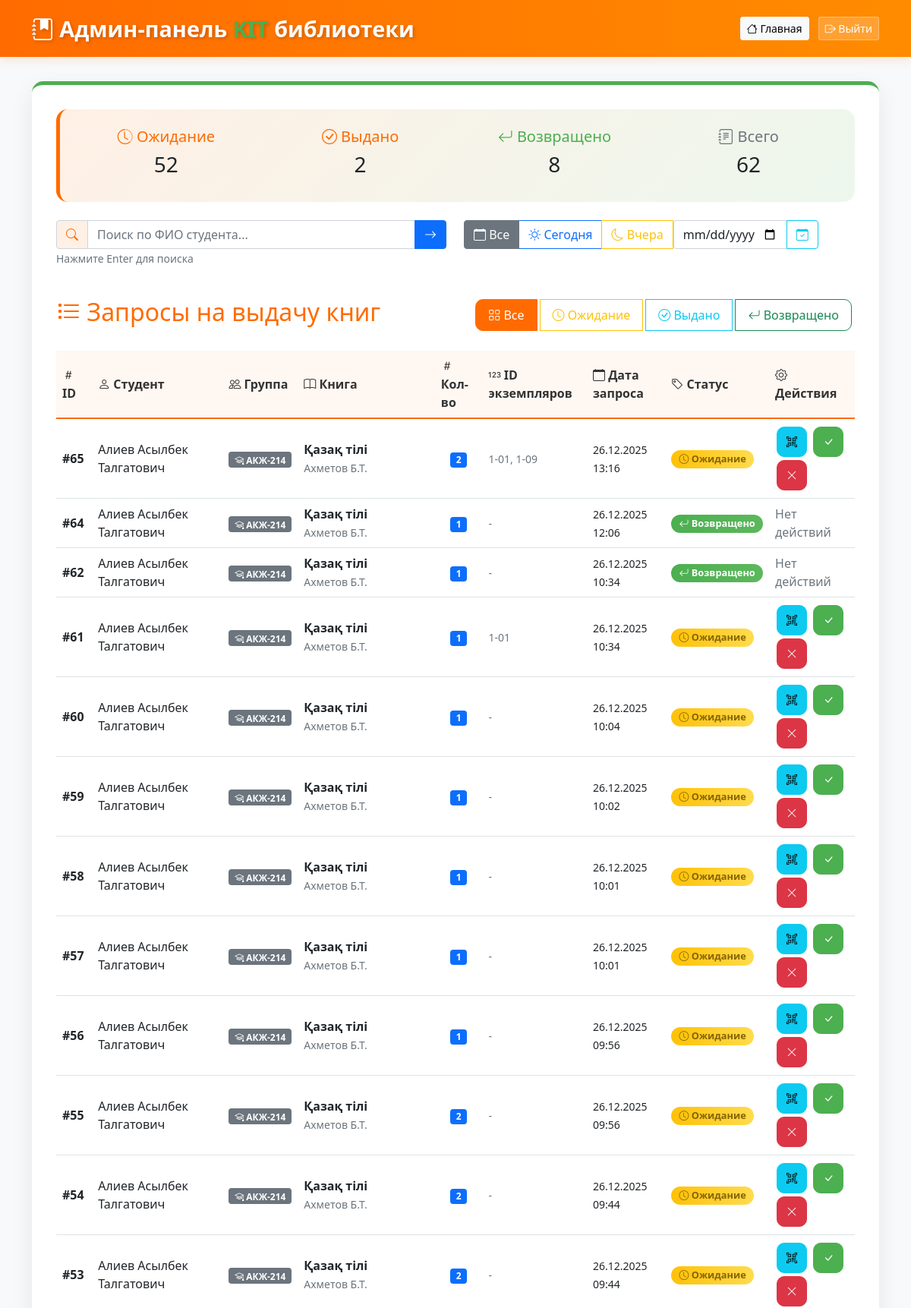
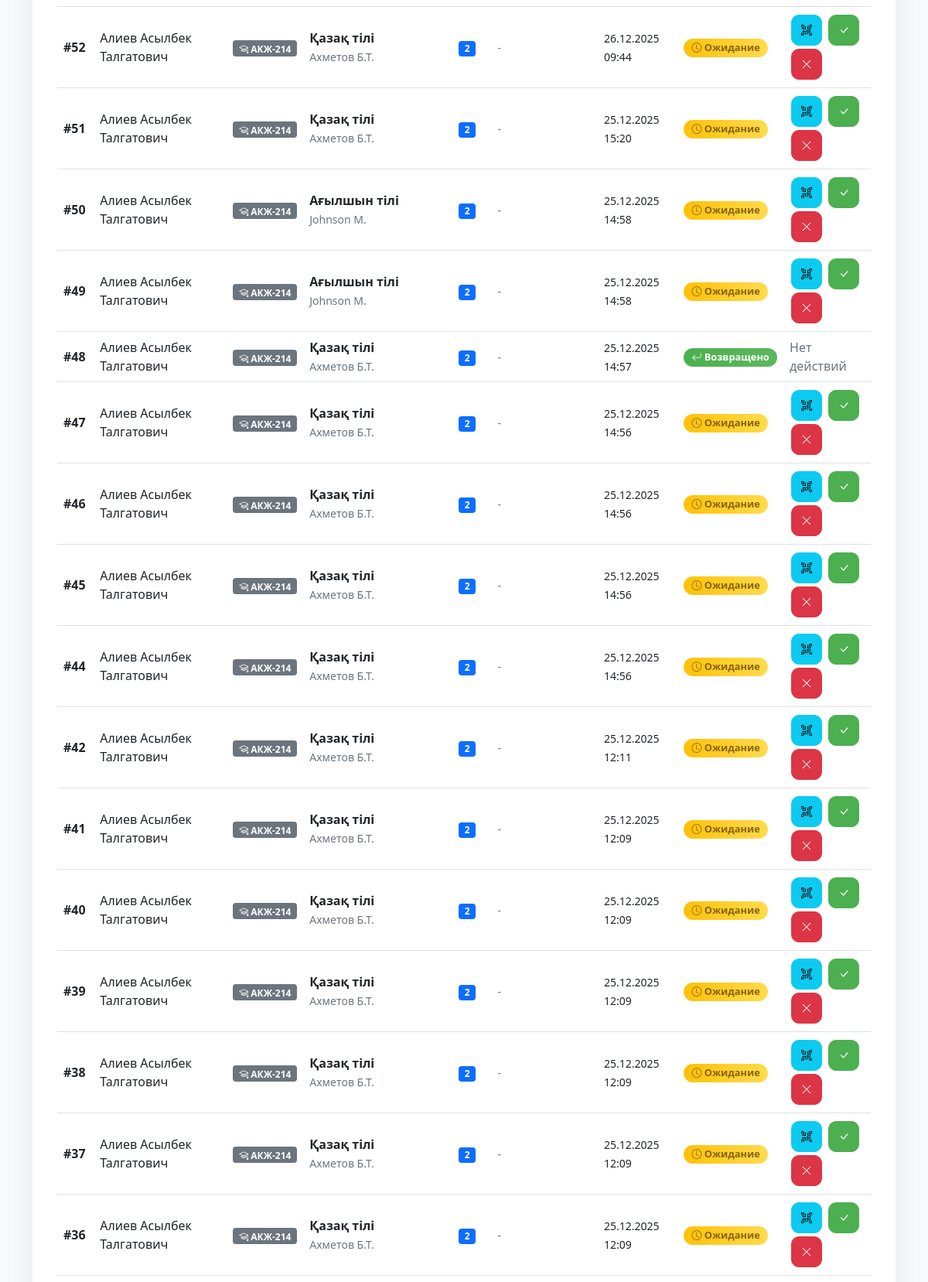
Page /admin (signed in, upper part) on the committed database (2 pictures, top to bottom).
### models.py (models this page shows, shortened)
class BookRequest(db.Model):
    __tablename__ = 'book_requests'
    id = db.Column(db.Integer, primary_key=True)
    request_number = db.Column(db.String(20), unique=True, nullable=True)
    student_id = db.Column(db.Integer, db.ForeignKey('students.id'), nullable=False)
    book_id = db.Column(db.Integer, db.ForeignKey('books.id'), nullable=False)
    request_date = db.Column(db.DateTime, nullable=False, default=db.func.now())
    issue_date = db.Column(db.DateTime)
    planned_return_date = db.Column(db.DateTime)
    actual_return_date = db.Column(db.DateTime)
    quantity = db.Column(db.Integer, nullable=False, default=1)
    status = db.Column(db.String(20), nullable=False, default='ожидание')
    requested_copy_codes = db.Column(db.String(500), nullable=True)
    book = db.relationship('Book', backref='requests')
    @property
    def assigned_copy_codes(self):
        if self.status == 'ожидание' and self.requested_copy_codes:
            return self.requested_copy_codes.replace(',', ', ')
        copies = BookCopy.query.filter_by(current_request_id=self.id).all()
        return ', '.join([copy.copy_code for copy in copies]) if copies else "-"

class Student(db.Model):
    __tablename__ = 'students'
    id = db.Column(db.Integer, primary_key=True)
    full_name = db.Column(db.String(100), nullable=False)
    group_id = db.Column(db.Integer, db.ForeignKey('groups.id'), nullable=False)
    book_requests = db.relationship('BookRequest', backref='student', lazy=True)

class Group(db.Model):
    __tablename__ = 'groups'
    id = db.Column(db.Integer, primary_key=True)
    name = db.Column(db.String(50), unique=True, nullable=False)
    language = db.Column(db.String(10), nullable=False)
    course = db.Column(db.Integer, nullable=False)
    students = db.relationship('Student', backref='group', lazy=True)

class Book(db.Model):
    __tablename__ = 'books'
    id = db.Column(db.Integer, primary_key=True)
    name = db.Column(db.String(200), nullable=False)
    author = db.Column(db.String(100), nullable=False)
    year = db.Column(db.Integer, nullable=False)
    total_quantity = db.Column(db.Integer, nullable=False)
    language = db.Column(db.String(10), nullable=False)
    course = db.Column(db.Integer, nullable=False)
    copies = db.relationship('BookCopy', backref='book', lazy=True, cascade="all, delete-orphan")

### app.py (the view)
@app.route('/admin')
@admin_required
def admin_dashboard():
    requests = BookRequest.query.order_by(BookRequest.request_date.desc()).all()
    return render_template('admin.html',
                         requests=requests,
                         current_status='all',
                         current_date='all',
                         search_query='',
                         custom_date='')

### templates/admin.html (shortened to what this page needs)
<!DOCTYPE html>
<html lang="ru">
<head>
    <link href="https://cdn.jsdelivr.net/npm/bootstrap@5.1.3/dist/css/bootstrap.min.css" rel="stylesheet">
    <link rel="stylesheet" href="https://cdn.jsdelivr.net/npm/bootstrap-icons@1.8.1/font/bootstrap-icons.css">
</head>
<body>
    <nav class="kit-header">
        <div class="container">
            <div class="d-flex justify-content-between align-items-center">
                <span class="kit-logo">
                    <i class="bi bi-journal-bookmark-fill"></i>
                    Админ-панель <span>KIT</span> библиотеки
                </span>
                <div>
                    <a href="{{ url_for('admin_dashboard') }}" class="btn btn-light btn-sm me-2">
                        <i class="bi bi-house"></i> Главная
                    </a>
                    <a href="{{ url_for('admin_logout') }}" class="btn btn-logout btn-sm text-white">
                        <i class="bi bi-box-arrow-right"></i> Выйти
                    </a>
                </div>
            </div>
        </div>
    </nav>
    <div class="container">
        <div class="admin-container">
            <div class="stats-card">
                <div class="row">
                    <div class="col-md-3 text-center">
                        <h5 style="color: var(--kit-orange);">
                            <i class="bi bi-clock-history"></i> Ожидание
                        </h5>
                        <h3>{{ requests|selectattr('status', 'equalto', 'ожидание')|list|length }}</h3>
                    </div>
                    <div class="col-md-3 text-center">
                        <h5 style="color: var(--kit-orange);">
                            <i class="bi bi-check-circle"></i> Выдано
                        </h5>
                        <h3>{{ requests|selectattr('status', 'equalto', 'выдано')|list|length }}</h3>
                    </div>
                    <div class="col-md-3 text-center">
                        <h5 style="color: var(--kit-green);">
                            <i class="bi bi-arrow-return-left"></i> Возвращено
                        </h5>
                        <h3>{{ requests|selectattr('status', 'equalto', 'возвращено')|list|length }}</h3>
                    </div>
                    <div class="col-md-3 text-center">
                        <h5 style="color: #6c757d;">
                            <i class="bi bi-journal-text"></i> Всего
                        </h5>
                        <h3>{{ requests|length }}</h3>
                    </div>
                </div>
            </div>
            <div class="row mb-4">
                <div class="col-md-6 mb-3">
                    <div class="input-group">
                        <span class="input-group-text" style="background: rgba(255, 107, 0, 0.1);">
                            <i class="bi bi-search" style="color: var(--kit-orange);"></i>
                        </span>
                        <input type="text" class="form-control" id="searchInput" placeholder="Поиск по ФИО студента..." value="{{ search_query }}" onkeypress="handleSearchEnter(event)">
                        <button class="btn btn-primary" type="button" onclick="applySearch()">
                            <i class="bi bi-arrow-right"></i>
                        </button>
                    </div>
                    <small class="text-muted">Нажмите Enter для поиска</small>
                </div>
                <div class="col-md-6 mb-3">
                    <div class="btn-group" role="group">
                        <label class="btn btn-outline-secondary" for="date_all"><i class="bi bi-calendar"></i> Все</label>
                        <label class="btn btn-outline-primary" for="date_today"><i class="bi bi-sun"></i> Сегодня</label>
                        <label class="btn btn-outline-warning" for="date_yesterday"><i class="bi bi-moon"></i> Вчера</label>
                        <div class="input-group" style="width: auto;">
                            <input type="date" class="form-control" id="customDateInput" value="{{ custom_date }}" style="max-width: 150px;">
                            <button class="btn btn-outline-info" type="button" onclick="applyCustomDate()">
                                <i class="bi bi-calendar-check"></i>
                            </button>
                        </div>
                    </div>
                </div>
            </div>
            <div class="d-flex justify-content-between align-items-center mb-4">
                <h2 style="color: var(--kit-orange);">
                    <i class="bi bi-list-task"></i> Запросы на выдачу книг
                </h2>
                <div class="btn-group">
                    <button class="btn filter-btn btn-outline-primary {% if current_status == 'all' %}active{% endif %}" onclick="applyStatusFilter('all')">
                        <i class="bi bi-grid"></i> Все
                    </button>
                    <button class="btn filter-btn btn-outline-warning {% if current_status == 'ожидание' %}active{% endif %}" onclick="applyStatusFilter('ожидание')">
                        <i class="bi bi-clock"></i> Ожидание
                    </button>
                    <button class="btn filter-btn btn-outline-info {% if current_status == 'выдано' %}active{% endif %}" onclick="applyStatusFilter('выдано')">
                        <i class="bi bi-check-circle"></i> Выдано
                    </button>
                    <button class="btn filter-btn btn-outline-success {% if current_status == 'возвращено' %}active{% endif %}" onclick="applyStatusFilter('возвращено')">
                        <i class="bi bi-arrow-return-left"></i> Возвращено
                    </button>
                </div>
            </div>
            {% if requests %}
            <div class="table-responsive">
                <table class="table table-hover" id="requestsTable">
                    <thead class="table-light">
                        <tr>
                            <th><i class="bi bi-hash"></i> ID</th>
                            <th><i class="bi bi-person"></i> Студент</th>
                            <th><i class="bi bi-people"></i> Группа</th>
                            <th><i class="bi bi-book"></i> Книга</th>
                            <th><i class="bi bi-hash"></i> Кол-во</th>
                            <th><i class="bi bi-123"></i> ID экземпляров</th>
                            <th><i class="bi bi-calendar"></i> Дата запроса</th>
                            <th><i class="bi bi-tag"></i> Статус</th>
                            <th><i class="bi bi-gear"></i> Действия</th>
                        </tr>
                    </thead>
                    <tbody>
                        {% for req in requests %}
                        <tr data-status="{{ req.status }}">
                            <td><strong>#{{ req.id }}</strong></td>
                            <td>{{ req.student.full_name if req.student else 'Неизвестно' }}</td>
                            <td>
                                {% if req.student and req.student.group %}
                                    <span class="badge bg-secondary">
                                        <i class="bi bi-mortarboard"></i> {{ req.student.group.name }}
                                    </span>
                                {% else %}
                                    -
                                {% endif %}
                            </td>
                            <td>
                                {% if req.book %}
                                    <strong>{{ req.book.name }}</strong><br>
                                    <small class="text-muted">{{ req.book.author }}</small>
                                {% else %}
                                    <span class="text-danger">Книга удалена</span>
                                {% endif %}
                            </td>
                            <td>
                                <span class="badge bg-primary">{{ req.quantity }}</span>
                            </td>
                            <td>
                                <small class="text-muted">
                                    {{ req.assigned_copy_codes }}
                                </small>
                            </td>
                            <td>
                                <small>
                                    {{ req.request_date.strftime('%d.%m.%Y %H:%M') if req.request_date else '-' }}
                                </small>
                            </td>
                            <td>
                                {% if req.status == 'ожидание' %}
                                    <span class="badge status-badge status-waiting">
                                        <i class="bi bi-clock"></i> Ожидание
                                    </span>
                                {% elif req.status == 'выдано' %}
                                    <span class="badge status-badge status-issued">
                                        <i class="bi bi-check-circle"></i> Выдано
                                    </span>
                                {% elif req.status == 'возвращено' %}
                                    <span class="badge status-badge status-returned">
                                        <i class="bi bi-arrow-return-left"></i> Возвращено
                                    </span>
                                {% endif %}
                            </td>
                            <td>
                                {% if req.status == 'ожидание' %}
                                    <button class="btn btn-info btn-sm action-btn"
                                        data-action="scan"
                                        data-id="{{ req.id }}"
                                        title="Сканировать QR коды экземпляров">
                                        <i class="bi bi-qr-code-scan"></i>
                                    </button>
                                    <button class="btn btn-success btn-sm action-btn"
                                        data-action="confirm"
                                        data-id="{{ req.id }}"
                                        title="Подтвердить выдачу"
                                        style="background: var(--kit-green); border-color: var(--kit-green);">
                                        <i class="bi bi-check-lg"></i>
                                    </button>
                                    <button class="btn btn-danger btn-sm action-btn"
                                        data-action="reject"
                                        data-id="{{ req.id }}"
                                        title="Отклонить запрос">
                                        <i class="bi bi-x-lg"></i>
                                    </button>
                                {% elif req.status == 'выдано' %}
                                    <button class="btn btn-primary btn-sm action-btn"
                                        data-action="return"
                                        data-id="{{ req.id }}"
                                        title="Отметить возврат"
                                        style="background: var(--kit-orange); border-color: var(--kit-orange);">
                                        <i class="bi bi-arrow-return-left"></i>
                                    </button>
                                {% else %}
                                    <span class="text-muted">Нет действий</span>
                                {% endif %}
                            </td>
                        </tr>
                        {% endfor %}
                    </tbody>
                </table>
            </div>
            {% endif %}
        </div>
    </div>
</body>
</html>

### rows in the picture
BookRequest: id "65", student "Алиев Асылбек Талгатович", student.group.name "АКЖ-214", book.name "Қазақ тілі", book.author "Ахметов Б.Т.", quantity "2", assigned_copy_codes "1-01, 1-09", request_date "26.12.2025 13:16", shows "Ожидание"
BookRequest: id "64", student "Алиев Асылбек Талгатович", student.group.name "АКЖ-214", book.name "Қазақ тілі", book.author "Ахметов Б.Т.", quantity "1", assigned_copy_codes "-", request_date "26.12.2025 12:06", shows "Возвращено", shows "Нет действий"
BookRequest: id "62", student "Алиев Асылбек Талгатович", student.group.name "АКЖ-214", book.name "Қазақ тілі", book.author "Ахметов Б.Т.", quantity "1", assigned_copy_codes "-", request_date "26.12.2025 10:34", shows "Возвращено", shows "Нет действий"
BookRequest: id "61", student "Алиев Асылбек Талгатович", student.group.name "АКЖ-214", book.name "Қазақ тілі", book.author "Ахметов Б.Т.", quantity "1", assigned_copy_codes "1-01", request_date "26.12.2025 10:34", shows "Ожидание"
BookRequest: id "60", student "Алиев Асылбек Талгатович", student.group.name "АКЖ-214", book.name "Қазақ тілі", book.author "Ахметов Б.Т.", quantity "1", assigned_copy_codes "-", request_date "26.12.2025 10:04", shows "Ожидание"
BookRequest: id "59", student "Алиев Асылбек Талгатович", student.group.name "АКЖ-214", book.name "Қазақ тілі", book.author "Ахметов Б.Т.", quantity "1", assigned_copy_codes "-", request_date "26.12.2025 10:02", shows "Ожидание"
BookRequest: id "58", student "Алиев Асылбек Талгатович", student.group.name "АКЖ-214", book.name "Қазақ тілі", book.author "Ахметов Б.Т.", quantity "1", assigned_copy_codes "-", request_date "26.12.2025 10:01", shows "Ожидание"
BookRequest: id "57", student "Алиев Асылбек Талгатович", student.group.name "АКЖ-214", book.name "Қазақ тілі", book.author "Ахметов Б.Т.", quantity "1", assigned_copy_codes "-", request_date "26.12.2025 10:01", shows "Ожидание"
BookRequest: id "56", student "Алиев Асылбек Талгатович", student.group.name "АКЖ-214", book.name "Қазақ тілі", book.author "Ахметов Б.Т.", quantity "1", assigned_copy_codes "-", request_date "26.12.2025 09:56", shows "Ожидание"
BookRequest: id "55", student "Алиев Асылбек Талгатович", student.group.name "АКЖ-214", book.name "Қазақ тілі", book.author "Ахметов Б.Т.", quantity "2", assigned_copy_codes "-", request_date "26.12.2025 09:56", shows "Ожидание"
BookRequest: id "54", student "Алиев Асылбек Талгатович", student.group.name "АКЖ-214", book.name "Қазақ тілі", book.author "Ахметов Б.Т.", quantity "2", assigned_copy_codes "-", request_date "26.12.2025 09:44", shows "Ожидание"
BookRequest: id "53", student "Алиев Асылбек Талгатович", student.group.name "АКЖ-214", book.name "Қазақ тілі", book.author "Ахметов Б.Т.", quantity "2", assigned_copy_codes "-", request_date "26.12.2025 09:44", shows "Ожидание"
BookRequest: id "52", student "Алиев Асылбек Талгатович", student.group.name "АКЖ-214", book.name "Қазақ тілі", book.author "Ахметов Б.Т.", quantity "2", assigned_copy_codes "-", request_date "26.12.2025 09:44", shows "Ожидание"
BookRequest: id "51", student "Алиев Асылбек Талгатович", student.group.name "АКЖ-214", book.name "Қазақ тілі", book.author "Ахметов Б.Т.", quantity "2", assigned_copy_codes "-", request_date "25.12.2025 15:20", shows "Ожидание"
BookRequest: id "50", student "Алиев Асылбек Талгатович", student.group.name "АКЖ-214", book.name "Ағылшын тілі", book.author "Johnson M.", quantity "2", assigned_copy_codes "-", request_date "25.12.2025 14:58", shows "Ожидание"
BookRequest: id "49", student "Алиев Асылбек Талгатович", student.group.name "АКЖ-214", book.name "Ағылшын тілі", book.author "Johnson M.", quantity "2", assigned_copy_codes "-", request_date "25.12.2025 14:58", shows "Ожидание"
BookRequest: id "48", student "Алиев Асылбек Талгатович", student.group.name "АКЖ-214", book.name "Қазақ тілі", book.author "Ахметов Б.Т.", quantity "2", assigned_copy_codes "-", request_date "25.12.2025 14:57", shows "Возвращено", shows "Нет действий"
BookRequest: id "47", student "Алиев Асылбек Талгатович", student.group.name "АКЖ-214", book.name "Қазақ тілі", book.author "Ахметов Б.Т.", quantity "2", assigned_copy_codes "-", request_date "25.12.2025 14:56", shows "Ожидание"
BookRequest: id "46", student "Алиев Асылбек Талгатович", student.group.name "АКЖ-214", book.name "Қазақ тілі", book.author "Ахметов Б.Т.", quantity "2", assigned_copy_codes "-", request_date "25.12.2025 14:56", shows "Ожидание"
BookRequest: id "45", student "Алиев Асылбек Талгатович", student.group.name "АКЖ-214", book.name "Қазақ тілі", book.author "Ахметов Б.Т.", quantity "2", assigned_copy_codes "-", request_date "25.12.2025 14:56", shows "Ожидание"
BookRequest: id "44", student "Алиев Асылбек Талгатович", student.group.name "АКЖ-214", book.name "Қазақ тілі", book.author "Ахметов Б.Т.", quantity "2", assigned_copy_codes "-", request_date "25.12.2025 14:56", shows "Ожидание"
BookRequest: id "42", student "Алиев Асылбек Талгатович", student.group.name "АКЖ-214", book.name "Қазақ тілі", book.author "Ахметов Б.Т.", quantity "2", assigned_copy_codes "-", request_date "25.12.2025 12:11", shows "Ожидание"
BookRequest: id "41", student "Алиев Асылбек Талгатович", student.group.name "АКЖ-214", book.name "Қазақ тілі", book.author "Ахметов Б.Т.", quantity "2", assigned_copy_codes "-", request_date "25.12.2025 12:09", shows "Ожидание"
BookRequest: id "40", student "Алиев Асылбек Талгатович", student.group.name "АКЖ-214", book.name "Қазақ тілі", book.author "Ахметов Б.Т.", quantity "2", assigned_copy_codes "-", request_date "25.12.2025 12:09", shows "Ожидание"
BookRequest: id "39", student "Алиев Асылбек Талгатович", student.group.name "АКЖ-214", book.name "Қазақ тілі", book.author "Ахметов Б.Т.", quantity "2", assigned_copy_codes "-", request_date "25.12.2025 12:09", shows "Ожидание"
BookRequest: id "38", student "Алиев Асылбек Талгатович", student.group.name "АКЖ-214", book.name "Қазақ тілі", book.author "Ахметов Б.Т.", quantity "2", assigned_copy_codes "-", request_date "25.12.2025 12:09", shows "Ожидание"
BookRequest: id "37", student "Алиев Асылбек Талгатович", student.group.name "АКЖ-214", book.name "Қазақ тілі", book.author "Ахметов Б.Т.", quantity "2", assigned_copy_codes "-", request_date "25.12.2025 12:09", shows "Ожидание"
BookRequest: id "36", student "Алиев Асылбек Талгатович", student.group.name "АКЖ-214", book.name "Қазақ тілі", book.author "Ахметов Б.Т.", quantity "2", assigned_copy_codes "-", request_date "25.12.2025 12:09", shows "Ожидание"

### other values in the picture
{{ requests|selectattr('status', 'equalto', 'ожидание')|list|length }} "52"
{{ requests|selectattr('status', 'equalto', 'выдано')|list|length }} "2"
{{ requests|selectattr('status', 'equalto', 'возвращено')|list|length }} "8"
{{ requests|length }} "62"
